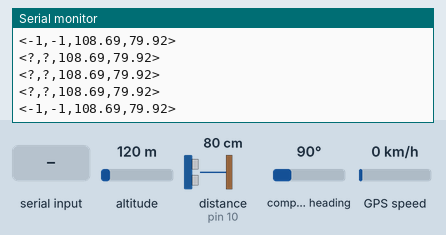
Recording of a sketch running on a simulated Arduino Uno, built with avr-gcc and run on an emulated ATmega328P. Shown: the last lines printed to the serial monitor. Wiring (inferred from the names in the program): ultrasonic range finder: trigger pin 9; echo pin 10. Inputs (shaded band) come from the test bench; at power-on: distance to the obstacle (sensor on pin 10) 80 cm, altitude 120 m, compass heading 90°, GPS speed 0 km/h. The echo pulse lasts 58.3 µs per cm; the GPS gets a fix after 3 s at 37.7749, -122.4194 with 8 satellites.

Above: at 1.2 s.
1.3 s: distance to the obstacle (sensor on pin 10) set to 35 cm
At 1.66 s:
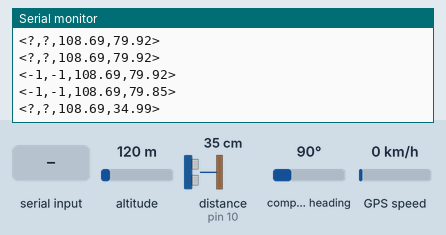
5.5 s: distance to the obstacle (sensor on pin 10) set to 2 cm
At 5.67 s:
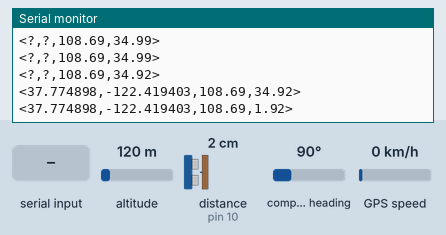
9.7 s: "MOVE,\n" received over Serial
13.9 s: "MOVE,,45\n" received over Serial
At 16.79 s:
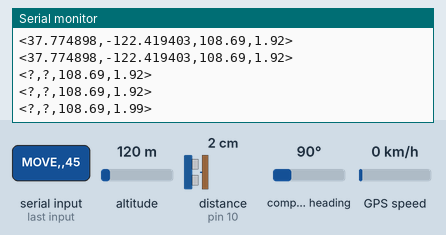
18.1 s: "MOVE,90\n" received over Serial
22.3 s: altitude set to 20 m
At 22.49 s:
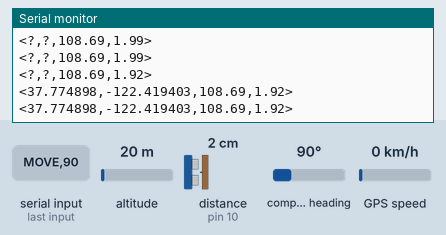
Timing chart, 0 to 25.3 s (numbered marks = the images above; inputs shaded):
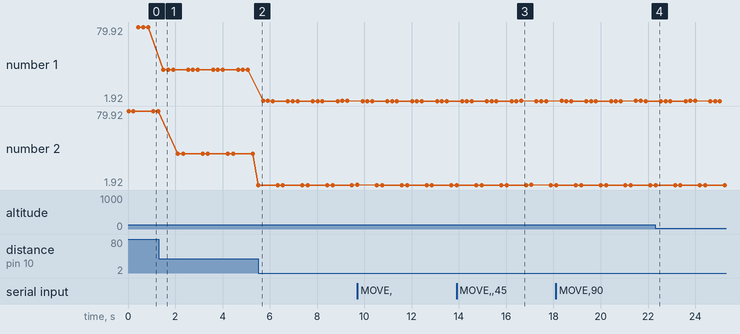

Measured:
- after the input at 1.3 s, the serial monitor: prints a new line after 0.20 s (image 1)
- after the input at 5.5 s, the serial monitor: prints a new line at once (image 2)
- after the input at 13.9 s, the serial monitor: prints a new line after 2.7 s (image 3)
- plotted number 1: 79.92 → 34.92 after the input at 1.3 s, 34.92 → 1.99 after the input at 5.5 s
- plotted number 2: 79.85 → 34.92 after the input at 1.3 s, 34.92 → 1.92 after the input at 5.5 s

The sketch:

main.ino
```cpp
#include <TinyGPS++.h>
#include <HardwareSerial.h>
#include <HMC5883L.h>  // Include the Compass class
#include <Wire.h>
#include "al5d.h"


// Create instances of the required classes
HMC5883L compass;
TinyGPSPlus gps;         // TinyGPS++ instance
SoftwareSerial GPS1(3, 4);  // NeoSWSerial instance for GPS communication (RX, TX pins)
al5d AL5D;

// Define pins for the Ultrasonic Sensor
const int TrigPin = 9;   // Trigger Pin
const int EchoPin = 10;  // Echo Pin

// Setup function for initialization
void setup() {
  Serial.begin(9600);  // Initialize serial communication for debugging
  AL5D.begin();       // Initialize the AL5D robotic arm
  GPS1.begin(9600);    // Initialize GPS serial communication
  Wire.begin();

  // Initialize Initialize HMC5883L
  Serial.println("Initialize HMC5883L");
  while (!compass.begin())
  {
    Serial.println("Could not find a valid HMC5883L sensor, check wiring!");
    delay(500);
  }

  // Set measurement range
  compass.setRange(HMC5883L_RANGE_1_3GA);
  compass.setMeasurementMode(HMC5883L_CONTINOUS);
  compass.setDataRate(HMC5883L_DATARATE_30HZ);
  compass.setSamples(HMC5883L_SAMPLES_8);

  // Initialize the ultrasonic sensor pins
  pinMode(TrigPin, OUTPUT);  // Set the trigger pin as an output
  pinMode(EchoPin, INPUT);   // Set the echo pin as an input
}

// Main loop function
void loop() {
  // Proceed with normal operations after calibration is complete
  Serial.print("<");

  if (updateGPS()) {
    printGPSData();  // Print GPS data if available
  } else {
    Serial.print("?,?");  // Print placeholder if GPS data is not available
  }

  printCompassData();     // Print compass data
  printUltrasoundData();  // Print ultrasound data
  Serial.println(">");

  if (Serial.available() > 0) {
    // Read the data until newline
    String input = Serial.readStringUntil('\n');
    input.trim(); // Trim any whitespace
    if (input.length() > 0) {  // Make sure the input is not just a newline
        handleCommand(input); // Handle the input command
    }
    // Clear any remaining data in the serial buffer
    while (Serial.available() > 0) {
        Serial.read(); // Read and discard bytes
    }
  }
  delay(200);  // Delay for 500ms before the next loop iteration
}

// Function to update GPS data
bool updateGPS() {
  while (GPS1.available() > 0) {
    if (gps.encode(GPS1.read())) {
      return true;
    }
  }
  return false;
}

// Function to print GPS data
void printGPSData() {
  if (gps.location.isValid()) {
    Serial.print(gps.location.lat(), 6);
    Serial.print(",");
    Serial.print(gps.location.lng(), 6);
  } else {
    Serial.print("-1,-1");
  }
}

// Function to print compass data
void printCompassData() {
  Vector norm = compass.readNormalize();

  // Calculate heading
  float heading = atan2(norm.YAxis, norm.ZAxis);
  float declinationAngle = - (18 + (11 / 60.0)) / (180 / M_PI);
  heading += declinationAngle;

  // Correct for heading < 0deg and heading > 360deg
  if (heading < 0)
  {
    heading += 2 * PI;
  }
  if (heading > 2 * PI)
  {
    heading -= 2 * PI;
  }

  // Convert to degrees
  float headingDegrees = heading * 180/M_PI;
  Serial.print(",");
  Serial.print(headingDegrees);
}

// Function to measure distance using the ultrasonic sensor
float measure_distance() {
  // Trigger the ultrasonic pulse
  digitalWrite(TrigPin, LOW);
  delayMicroseconds(2);  // Wait for a short period
  digitalWrite(TrigPin, HIGH);
  delayMicroseconds(10);  // Trigger pulse duration (10 microseconds)
  digitalWrite(TrigPin, LOW);

  // Wait for the echo start
  unsigned long start_time = micros();
  while (digitalRead(EchoPin) == LOW) {
    if ((micros() - start_time) > 30000) {
      return -1;  // Timeout error
    }
  }

  // Echo pulse started, record time
  unsigned long echo_start = micros();

  // Wait for the echo end
  while (digitalRead(EchoPin) == HIGH) {
    if ((micros() - echo_start) > 30000) {
      return -1;  // Timeout error
    }
  }

  // Echo pulse ended, record time
  unsigned long echo_end = micros();

  // Calculate distance (time difference * speed of sound / 2)
  float pulse_duration = echo_end - echo_start;
  float distance_cm = (pulse_duration * 0.0343) / 2;

  return distance_cm;
}

// Function to print ultrasound data
void printUltrasoundData() {
  float distance = measure_distance();

  Serial.print(",");
  // Check for timeout error
  if (distance == -1) {
    Serial.print("-1");
  } else {
    Serial.print(distance);
  }
}

void handleCommand(String command) {
    if (command.startsWith("MOVE,")) {
        handleMove(command.substring(5));
    } else if (command.startsWith("GRIP,")) {
        handleGrip(command.substring(5));
    }
}

void handleMove(String data) {
    int firstComma = data.indexOf(',');
    int secondComma = data.indexOf(',', firstComma + 1);

    // Read only 3 values: theta_base, theta_shoulder, and theta_elbow
    int theta_base = data.substring(0, firstComma).toInt();
    int theta_shoulder = data.substring(firstComma + 1, secondComma).toInt();
    int theta_wrist = data.substring(secondComma + 1).toInt();

    // Set motor positions for base, shoulder, and elbow only
    AL5D.set_motor(8, theta_base);
    AL5D.set_motor(9, theta_shoulder);
    AL5D.set_motor(10, theta_wrist);

    // Execute the movement
    AL5D.move_to_locs();

}

void handleGrip(String action) {
    if (action == "OPEN") {
        AL5D.set_motor(11, 0);  // Open position angle
    } else if (action == "CLOSE") {
        AL5D.set_motor(11, 180);  // Close position angle
    }
    AL5D.move_to_locs();
}
```

al5d.cpp
```cpp
#include "HardwareSerial.h"
#include "al5d.h"
SoftwareSerial ssc32u(12, 13);

void al5d::begin() {
  // Initialize the serial connection for SSC-32U
  ssc32u.begin(115200);
  ssc32u.listen();

  // Initialize motor_locs with a neutral position if not already initialized
  for (int i = 0; i < 6; ++i) {
    motor_locs[i] = 1500;  // Set each motor to a neutral start position (1500)
  }

  // Prepare the command string using the values in motor_locs
  char output[256];  // Ensure the buffer is large enough
  sprintf(output, "#24P%u #25P%u #26P%u #27P%u #12P%u #13P%u #15P%u\r",
          motor_locs[0],
          motor_locs[1],
          motor_locs[2],
          motor_locs[3],
          motor_locs[4],
          motor_locs[5]);

  // Send the command string to SSC-32U to set all motors to their initial positions
  ssc32u.write(output);
}

void al5d::set_motor(uint8_t motor_num, int degree) {
  int pulse = (11.1 * degree) + 500;
  if (pulse < 500) {
    pulse = 500;
  } else if (pulse > 2500) {
    pulse = 2500;
  }
  motor_locs[motor_num-8] = pulse;  // Store pulse instead of degree for direct use
}

void al5d::move_to_locs(int time, int speed) {
  char output[256];  // Increase buffer size if necessary
  sprintf(output,  "#24P%uS%u #25P%uS%u #26P%uS%u #27P%uS%u #12P%uS%u #13P%uS%uT%u\r",
          motor_locs[0], speed,  // Assuming index 8 corresponds to motor #8 and so on
          motor_locs[1], speed,
          motor_locs[2], speed,
          motor_locs[3], speed,
          motor_locs[4], speed,
          motor_locs[5], speed,
          time);

  ssc32u.write(output);
}
String al5d::get_all_motor_positions(int speed, int time) {
    char output[256];
    sprintf(output,  "#24P%uS%u #25P%uS%u #26P%uS%u #27P%uS%u #12P%uS%u #13P%uS%uT%u\r",
                 motor_locs[0], speed,
                 motor_locs[1], speed,
                 motor_locs[2], speed,
                 motor_locs[3], speed,
                 motor_locs[4], speed,
                 motor_locs[5], speed,
                 time);
    return String(output);
}
```

al5d.h
```cpp
#ifndef AL5D_H
#define AL5D_H
#include <Arduino.h>
#include <SoftwareSerial.h>
class al5d
{
public:
    void begin();
    void set_motor(uint8_t motor_num, int degree);
    void move_to_locs(int time = 1500, int speed = 750);
    String al5d::get_all_motor_positions(int speed =750, int time=1500);

private:
    uint16_t motor_locs[6] = {0, 0, 0, 0, 0, 0};
};
#endif
```
